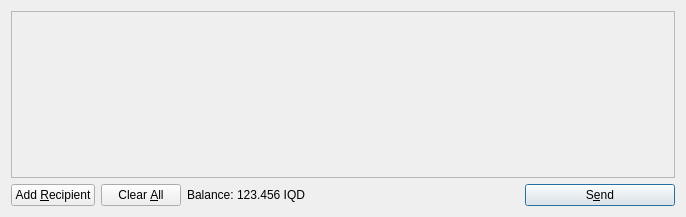
<?xml version="1.0" encoding="UTF-8"?>
<ui version="4.0">
 <class>SendCoinsDialog</class>
 <widget class="QDialog" name="SendCoinsDialog">
  <property name="geometry">
   <rect>
    <x>0</x>
    <y>0</y>
    <width>686</width>
    <height>217</height>
   </rect>
  </property>
  <property name="windowTitle">
   <string>Send Coins</string>
  </property>
  <layout class="QVBoxLayout" name="verticalLayout">
   <item>
    <widget class="QScrollArea" name="scrollArea">
     <property name="widgetResizable">
      <bool>true</bool>
     </property>
     <widget class="QWidget" name="scrollAreaWidgetContents">
      <property name="geometry">
       <rect>
        <x>0</x>
        <y>0</y>
        <width>666</width>
        <height>165</height>
       </rect>
      </property>
      <layout class="QVBoxLayout" name="verticalLayout_2">
       <property name="margin">
        <number>0</number>
       </property>
       <item>
        <layout class="QVBoxLayout" name="entries">
         <property name="spacing">
          <number>6</number>
         </property>
        </layout>
       </item>
       <item>
        <spacer name="verticalSpacer">
         <property name="orientation">
          <enum>Qt::Vertical</enum>
         </property>
         <property name="sizeHint" stdset="0">
          <size>
           <width>20</width>
           <height>40</height>
          </size>
         </property>
        </spacer>
       </item>
      </layout>
     </widget>
    </widget>
   </item>
   <item>
    <layout class="QHBoxLayout" name="horizontalLayout">
     <item>
      <widget class="QPushButton" name="addButton">
       <property name="toolTip">
        <string>Send to multiple recipients at once</string>
       </property>
       <property name="text">
        <string>Add &amp;Recipient</string>
       </property>
       <property name="icon">
        <iconset resource="../bitcoin.qrc">
         <normaloff>:/icons/add</normaloff>:/icons/add</iconset>
       </property>
       <property name="autoDefault">
        <bool>false</bool>
       </property>
      </widget>
     </item>
     <item>
      <widget class="QPushButton" name="clearButton">
       <property name="sizePolicy">
        <sizepolicy hsizetype="Minimum" vsizetype="Fixed">
         <horstretch>0</horstretch>
         <verstretch>0</verstretch>
        </sizepolicy>
       </property>
       <property name="toolTip">
        <string>Remove all transaction fields</string>
       </property>
       <property name="text">
        <string>Clear &amp;All</string>
       </property>
       <property name="icon">
        <iconset resource="../bitcoin.qrc">
         <normaloff>:/icons/remove</normaloff>:/icons/remove</iconset>
       </property>
       <property name="autoRepeatDelay">
        <number>300</number>
       </property>
       <property name="autoDefault">
        <bool>false</bool>
       </property>
      </widget>
     </item>
     <item>
      <layout class="QHBoxLayout" name="horizontalLayout_2">
       <property name="spacing">
        <number>3</number>
       </property>
       <item>
        <widget class="QLabel" name="label">
         <property name="text">
          <string>Balance:</string>
         </property>
        </widget>
       </item>
       <item>
        <widget class="QLabel" name="labelBalance">
         <property name="cursor">
          <cursorShape>IBeamCursor</cursorShape>
         </property>
         <property name="text">
          <string>123.456 IQD</string>
         </property>
         <property name="textInteractionFlags">
          <set>Qt::LinksAccessibleByMouse|Qt::TextSelectableByKeyboard|Qt::TextSelectableByMouse</set>
         </property>
        </widget>
       </item>
      </layout>
     </item>
     <item>
      <spacer name="horizontalSpacer">
       <property name="orientation">
        <enum>Qt::Horizontal</enum>
       </property>
       <property name="sizeHint" stdset="0">
        <size>
         <width>40</width>
         <height>20</height>
        </size>
       </property>
      </spacer>
     </item>
     <item>
      <widget class="QPushButton" name="sendButton">
       <property name="minimumSize">
        <size>
         <width>150</width>
         <height>0</height>
        </size>
       </property>
       <property name="toolTip">
        <string>Confirm the send action</string>
       </property>
       <property name="text">
        <string>S&amp;end</string>
       </property>
       <property name="icon">
        <iconset resource="../bitcoin.qrc">
         <normaloff>:/icons/send</normaloff>:/icons/send</iconset>
       </property>
       <property name="default">
        <bool>true</bool>
       </property>
      </widget>
     </item>
    </layout>
   </item>
  </layout>
 </widget>
 <resources>
  <include location="../bitcoin.qrc"/>
 </resources>
 <connections/>
</ui>
